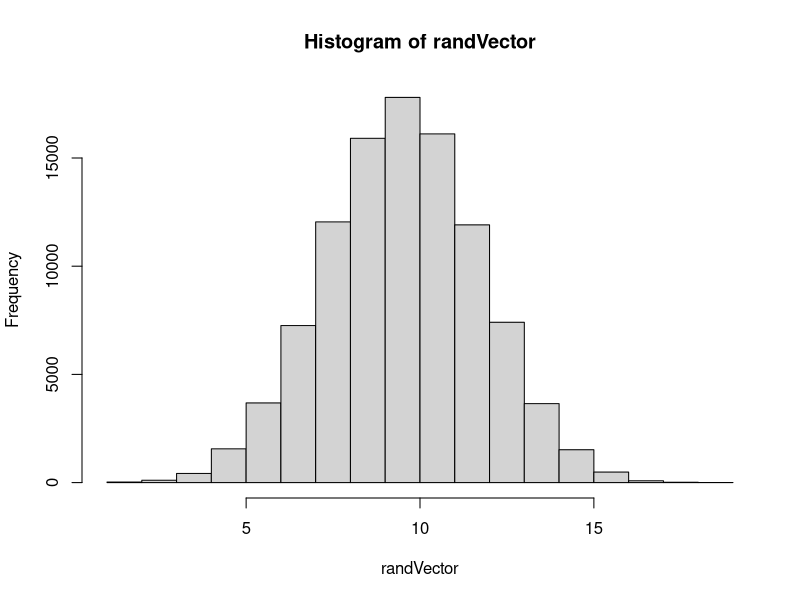
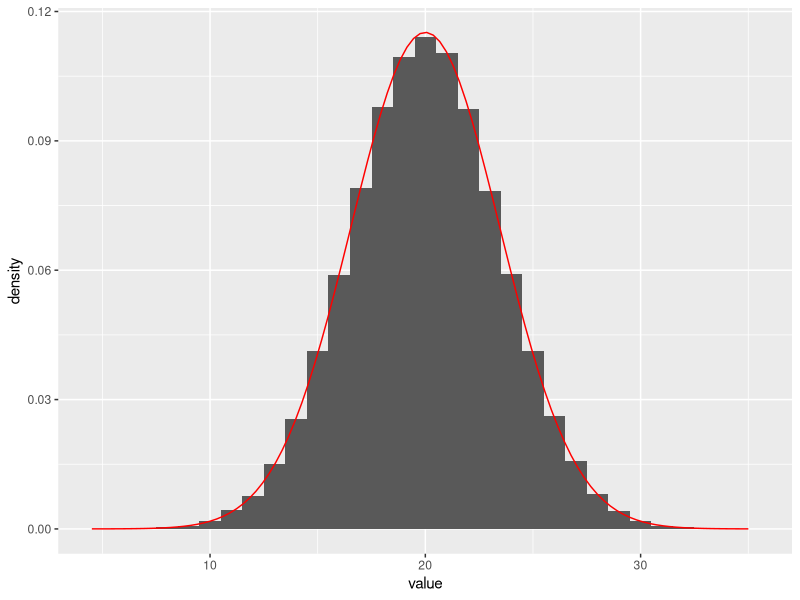
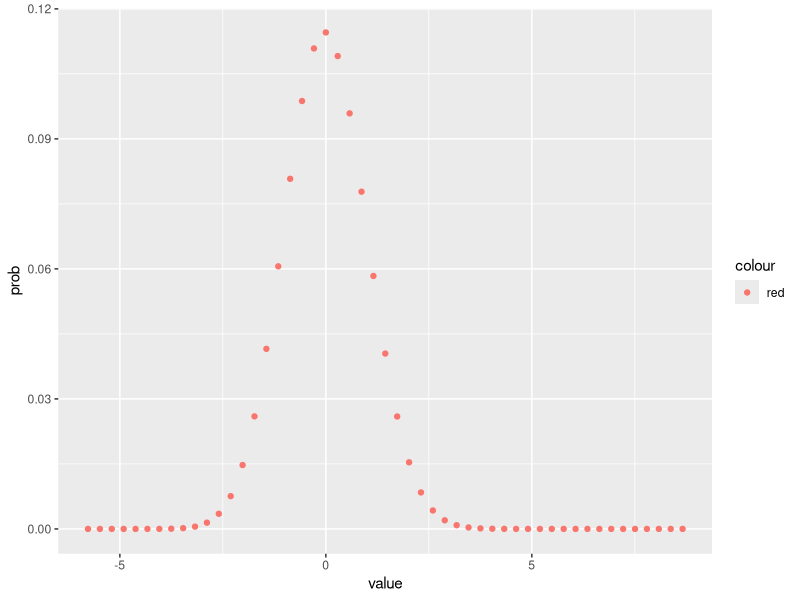
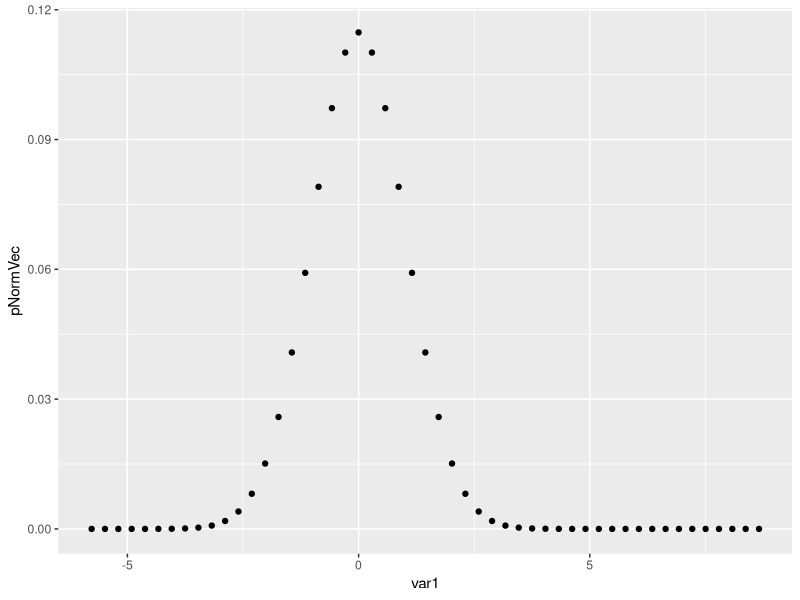
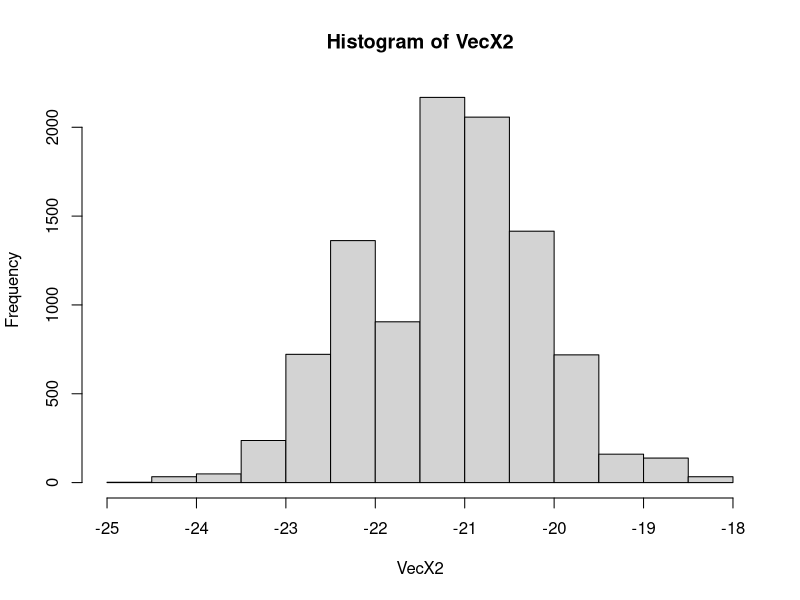

Source code (R) for these figures, in order:
## ---- chunk 1
knitr::opts_chunk$set(echo = TRUE)
library(tidyverse)
library(ggplot2)
library(knitr)

set.seed(7654321)
randBinom <- rbinom(100000, 20, .5)
randVector<-vector("numeric", 100000)
randVector = randBinom

## ---- chunk 2
hist(randVector)

## ---- chunk 3
rMean <- mean(randVector)
stdDev<-sd(randVector)
#Relate them to eachother, does the histogram seem to follow the theoretical values? Plot them in a way that shows how they compare.
## ---- chunk 4
NormPlot= rnorm(100000, 20, sqrt(50 *0.4*(1-0.4)))
#hist(NormPlot)+geom_histogram(aes(y = ..density..),binwidth=1)
NormPlot <- data.frame(value = NormPlot)

g<- ggplot(NormPlot, aes(x=value)) +
        geom_histogram(aes(y = ..density..),binwidth=1) +
        stat_function(fun = dnorm, colour = "red",args = list(mean =20, sd = sqrt(50*.4*(1-.4))))
g
## ---- chunk 5
#set d
d=1/sqrt(50*0.4*(1-0.4))

#random variable

X<-function(x){(x-50*0.4)/(sqrt(50*0.4*(1-0.4)))}
pNormfun<-function(x, d){
  abs(pnorm(x+d/2) - pnorm(x-d/2))
}
var1 <- X(0:50)
probVar1 <- dbinom(0:50, 50, .4)
var1DF <- data.frame(value = var1, prob = probVar1)
g <- ggplot(var1DF, aes(x = value, y = prob)) + geom_point(aes(colour="red"))
g

#apply pnorm to each value in var1 +- d/2
#loop through in vector form, apply pnorm to a vector
#feed pnorm a vector as an x argument, plot points 

pNormVec<-sapply(var1, pNormfun, d=d)
pNormDat<-data.frame(pNormVec)
g<- ggplot(pNormDat, aes(x = var1 , y = pNormVec)) + geom_point()
g


## ---- chunk 6
#Repeat #4,change up parameters in the binomial dist. and use same #4 visualizatios but with s = size, p = probabilitiy 
# d = defined in terms of s and p (see equation above), use same type of plot in #4, and say what you think about how they compare


X2<-function(y, s, p){(y-s/p)/sqrt(s*p*(1-p))}
#first pair
s<-50
p<-0.5
VecX2<-X2(rbinom(10000, s, p), s, p)
hist(VecX2)

## ---- chunk 7

#Figure out analytically a value for the vertical scale that will make the 2 line up, and explain why that number is the magic number
